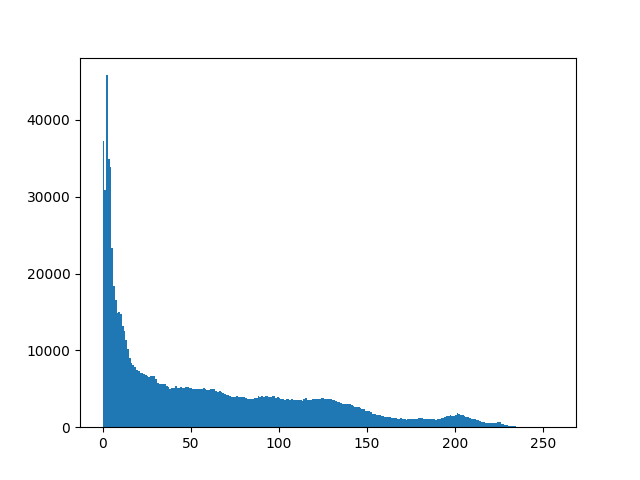

Reproduce this figure in Python.
import numpy as np
from matplotlib import pyplot as plt
import cv2 as cv

img = cv.imread('menina.jpg', 0)
plt.hist(img.ravel(),256,[0,256]); 
plt.show()

# create a CLAHE object (Arguments are optional). 
clahe = cv.createCLAHE(clipLimit=2.0, tileGridSize=(8,8))
cl1 = clahe.apply(img)
cv.imwrite('menina-equalizado.jpg',cl1)
plt.hist(cl1.ravel(),256,[0,256]);
plt.show()
